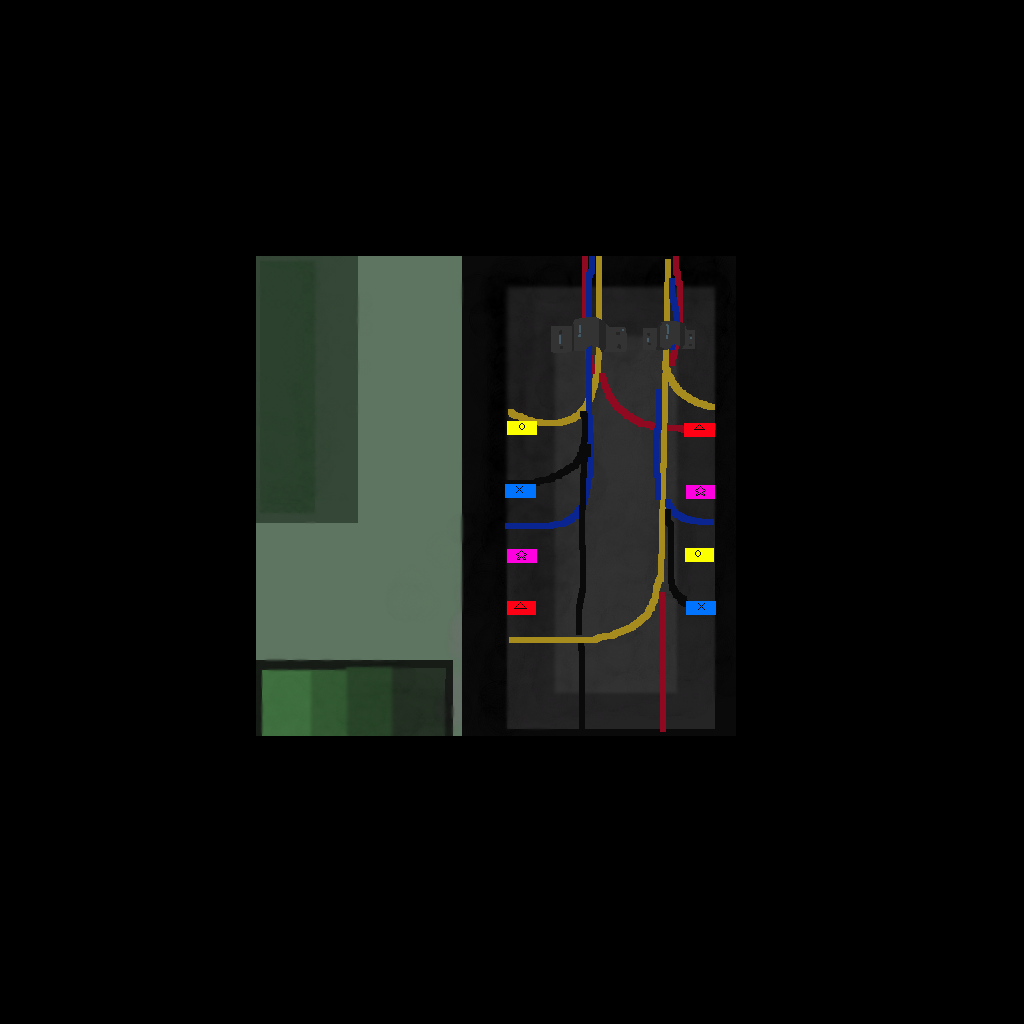

Tiled map render using the project's own tile images. Description and the whole map definition, tile-layer contents included, below:
An orthogonal 32x32 tile map with 32x32 px tiles, 1 tile layer (Слой тайлов 1), 2 tilesets.

<map version="1.10" tiledversion="1.11.0" orientation="orthogonal" renderorder="right-down" width="32" height="32" tilewidth="32" tileheight="32" infinite="0" nextlayerid="2" nextobjectid="1">
 <tileset firstgid="1" source="pixil-frame-0 (6).tsx" />
 <tileset firstgid="10" source="pixil-frame-0 (8).tsx" />
 <layer id="1" name="Слой тайлов 1" width="32" height="32">
  <data encoding="csv">
0,0,0,0,0,0,0,0,0,0,0,0,0,0,0,0,0,0,0,0,0,0,0,0,0,0,0,0,0,0,0,0,
0,0,0,0,0,0,0,0,0,0,0,0,0,0,0,0,0,0,0,0,0,0,0,0,0,0,0,0,0,0,0,0,
0,0,0,0,0,0,0,0,0,0,0,0,0,0,0,0,0,0,0,0,0,0,0,0,0,0,0,0,0,0,0,0,
0,0,0,0,0,0,0,0,0,0,0,0,0,0,0,0,0,0,0,0,0,0,0,0,0,0,0,0,0,0,0,0,
0,0,0,0,0,0,0,0,0,0,0,0,0,0,0,0,0,0,0,0,0,0,0,0,0,0,0,0,0,0,0,0,
0,0,0,0,0,0,0,0,0,0,0,0,0,0,0,0,0,0,0,0,0,0,0,0,0,0,0,0,0,0,0,0,
0,0,0,0,0,0,0,0,0,0,0,0,0,0,0,0,0,0,0,0,0,0,0,0,0,0,0,0,0,0,0,0,
0,0,0,0,0,0,0,0,0,0,0,0,0,0,0,0,0,0,0,0,0,0,0,0,0,0,0,0,0,0,0,0,
0,0,0,0,0,0,0,0,10,11,12,13,14,15,16,17,18,19,20,21,22,23,24,0,0,0,0,0,0,0,0,0,
0,0,0,0,0,0,0,0,25,26,27,28,29,30,31,32,33,34,35,36,37,38,39,0,0,0,0,0,0,0,0,0,
0,0,0,0,0,0,0,0,40,41,42,43,44,45,46,47,48,49,50,51,52,53,54,0,0,0,0,0,0,0,0,0,
0,0,0,0,0,0,0,0,55,56,57,58,59,60,61,62,63,64,65,66,67,68,69,0,0,0,0,0,0,0,0,0,
0,0,0,0,0,0,0,0,70,71,72,73,74,75,76,77,78,79,80,81,82,83,84,0,0,0,0,0,0,0,0,0,
0,0,0,0,0,0,0,0,85,86,87,88,89,90,91,92,93,94,95,96,97,98,99,0,0,0,0,0,0,0,0,0,
0,0,0,0,0,0,0,0,100,101,102,103,104,105,106,107,108,109,110,111,112,113,114,0,0,0,0,0,0,0,0,0,
0,0,0,0,0,0,0,0,115,116,117,118,119,120,121,122,123,124,125,126,127,128,129,0,0,0,0,0,0,0,0,0,
0,0,0,0,0,0,0,0,130,131,132,133,134,135,136,137,138,139,140,141,142,143,144,0,0,0,0,0,0,0,0,0,
0,0,0,0,0,0,0,0,145,146,147,148,149,150,151,152,153,154,155,156,157,158,159,0,0,0,0,0,0,0,0,0,
0,0,0,0,0,0,0,0,160,161,162,163,164,165,166,167,168,169,170,171,172,173,174,0,0,0,0,0,0,0,0,0,
0,0,0,0,0,0,0,0,175,176,177,178,179,180,181,182,183,184,185,186,187,188,189,0,0,0,0,0,0,0,0,0,
0,0,0,0,0,0,0,0,190,191,192,193,194,195,196,197,198,199,200,201,202,203,204,0,0,0,0,0,0,0,0,0,
0,0,0,0,0,0,0,0,205,206,207,208,209,210,211,212,213,214,215,216,217,218,219,0,0,0,0,0,0,0,0,0,
0,0,0,0,0,0,0,0,220,221,222,223,224,225,226,227,228,229,230,231,232,233,234,0,0,0,0,0,0,0,0,0,
0,0,0,0,0,0,0,0,0,0,0,0,0,0,0,0,0,0,0,0,0,0,0,0,0,0,0,0,0,0,0,0,
0,0,0,0,0,0,0,0,0,0,0,0,0,0,0,0,0,0,0,0,0,0,0,0,0,0,0,0,0,0,0,0,
0,0,0,0,0,0,0,0,0,0,0,0,0,0,0,0,0,0,0,0,0,0,0,0,0,0,0,0,0,0,0,0,
0,0,0,0,0,0,0,0,0,0,0,0,0,0,0,0,0,0,0,0,0,0,0,0,0,0,0,0,0,0,0,0,
0,0,0,0,0,0,0,0,0,0,0,0,0,0,0,0,0,0,0,0,0,0,0,0,0,0,0,0,0,0,0,0,
0,0,0,0,0,0,0,0,0,0,0,0,0,0,0,0,0,0,0,0,0,0,0,0,0,0,0,0,0,0,0,0,
0,0,0,0,0,0,0,0,0,0,0,0,0,0,0,0,0,0,0,0,0,0,0,0,0,0,0,0,0,0,0,0,
0,0,0,0,0,0,0,0,0,0,0,0,0,0,0,0,0,0,0,0,0,0,0,0,0,0,0,0,0,0,0,0,
0,0,0,0,0,0,0,0,0,0,0,0,0,0,0,0,0,0,0,0,0,0,0,0,0,0,0,0,0,0,0,0
</data>
 </layer>
</map>